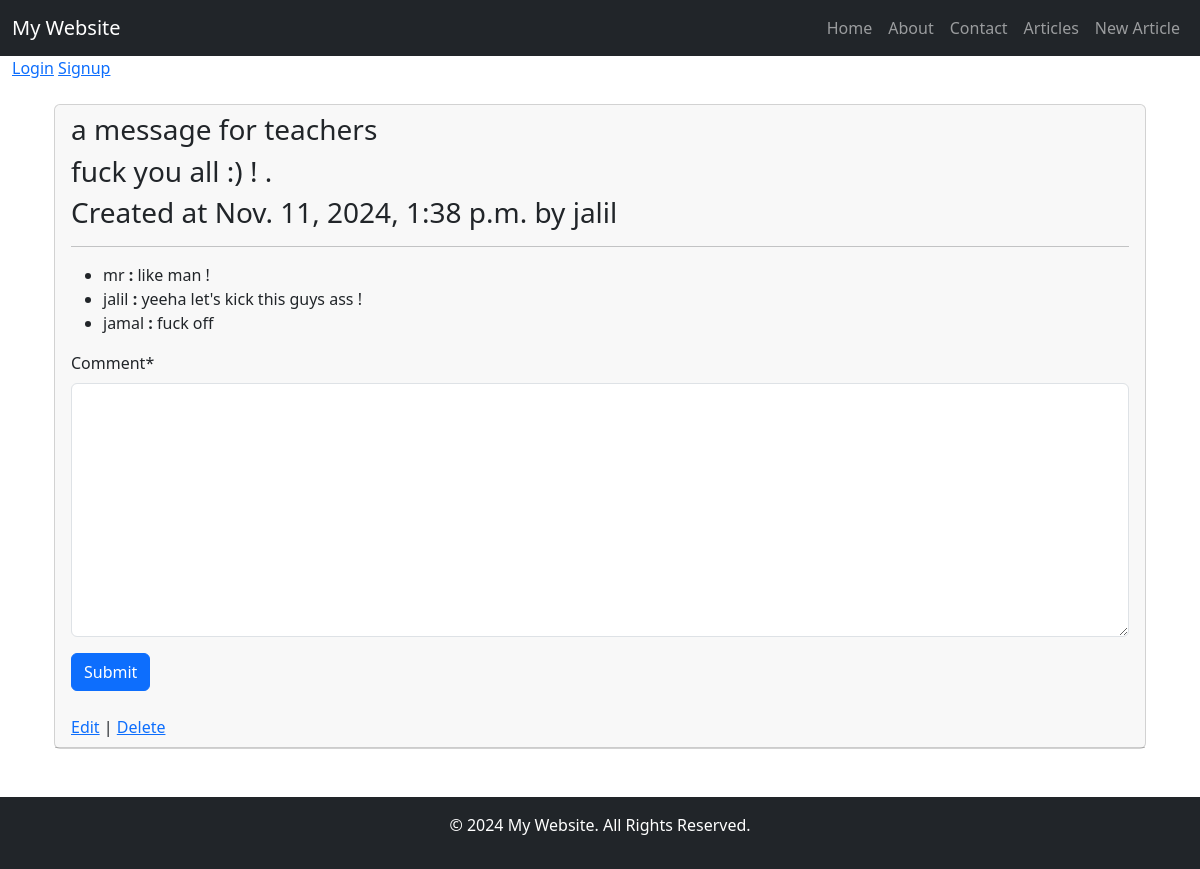
/articles/7/, run on the app's committed database.
### articles/models.py (models this page shows, shortened)
class Article(models.Model):
    title = models.CharField(max_length=150)
    body = models.TextField()
    date = models.DateTimeField(auto_now_add=True)
    author = models.ForeignKey(get_user_model(), on_delete=models.CASCADE)

class Comment(models.Model):
    article = models.ForeignKey(Article,related_name='comments',on_delete=models.CASCADE)
    writer = models.ForeignKey(get_user_model(), on_delete=models.CASCADE)
    comment = models.TextField()

### accounts/models.py (models this page shows)
class CustomUser(AbstractUser):
    age = models.PositiveIntegerField(null=True, blank=True)

### articles/views.py (the view, shortened to what this page needs)
# urls.py: path('<int:pk>/', ArticleDetailView.as_view(), name='article_detail'),
class ArticleDetailView(FormMixin,DetailView):
    model = Article
    template_name = 'articles/article_detail.html'
    form_class = CommentForm
    def get_context_data(self, **kwargs):
        context = super(ArticleDetailView, self).get_context_data(**kwargs)
        context['form'] = CommentForm(initial={'article':self.object,'writer':self.request.user})
        return context

### articles/forms.py
class CommentForm(forms.ModelForm):
    class Meta:
        model = Comment
        fields = ['article', 'writer', 'comment']
        widgets = {
            'article': forms.HiddenInput(),
            'writer': forms.HiddenInput(),
        }

### templates/articles/article_detail.html (shortened to what this page needs)
{% extends 'base.html' %}
{% load crispy_forms_filters %}
{% load crispy_forms_tags %}
{% block content %}
	<div class="container">
        <div class="row">
            <div class="col">
                <div class="card">
                    <div class="card-header">
                        <h3>{{object.title}}</h3>
                        <h3>{{ object.body }}</h3>
                        <h3>Created at {{object.date}} by {{ object.author }}</h3> <hr>
                        <ul>
                            {% for comment in object.comments.all %}
                        	    <li> {{ comment.writer }} <b>:</b> {{ comment.comment }}     </li>
                            {% endfor %}
                        </ul>
                        <form action="" method="POST">
                            <div class="form-group">
                                {{ form|crispy }}
                                <button type="submit" class="btn btn-primary">Submit</button>
                                </div>
                         </form>
                        <br>
                        <a class="dj_map_wrapper" href="{% url 'article_edit' object.pk %}">Edit</a> |
                        <a class="dj_map_delete" href="{% url 'article_delete' object.pk %}">Delete</a>
                    </div>
                </div>
            </div>
        </div>
    </div>
{% endblock %}

### data on the page
Article: title "a message for teachers", body "fuck you all :) ! .", date "Nov. 11, 2024, 1:38 p.m.", author "jalil"
Comment: writer "mr", comment "like man !"
Comment: writer "jalil", comment "yeeha let's kick this guys ass !"
Comment: writer "jamal", comment "fuck off"
